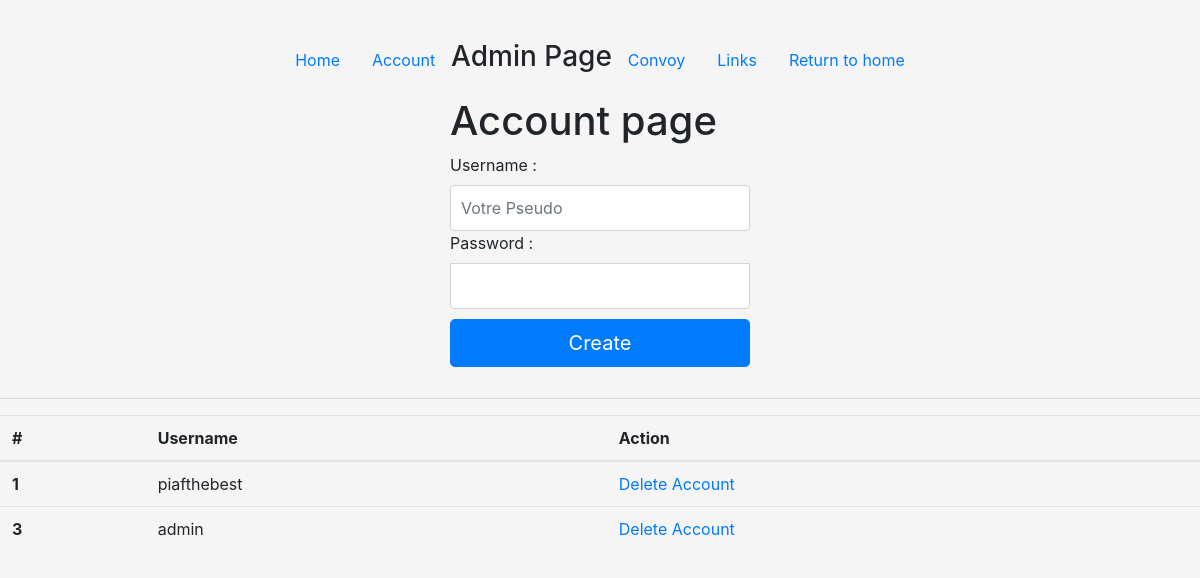
Screenshot of /admin_signin.php (signed in) with the database file from the repository.
### tables this page shows
CREATE TABLE IF NOT EXISTS `users` (
  `id` int(11) NOT NULL AUTO_INCREMENT,
  `user` varchar(255) NOT NULL,
  `pass` varchar(255) NOT NULL,
  PRIMARY KEY (`id`)
);

### admin_signin.php (the view, shortened to what this page needs)
<?php
if(!(isset($_SESSION['id']))){
    header('Location: index.php');
}else{
$bdd = new PDO('mysql:host=localhost;dbname=convoyManager;charset=utf8', 'root', '');
$accounts = $bdd->query('SELECT * FROM users');
?>
<html>
    <head>
        <link rel="stylesheet" href="https://stackpath.bootstrapcdn.com/bootstrap/4.3.1/css/bootstrap.min.css">
        <link rel="stylesheet" href="css/login.css" >
    </head>
    <body>
        <header>
            <ul class="nav justify-content-center">
              <li class="nav-item">
                <a class="nav-link active" href="admin.php">Home</a>
              </li>
              <li class="nav-item">
                <a class="nav-link" href="#">Account</a>
              </li>
              <li class="nav-item">
              <li class="nav-item">
                    <h3>Admin Page</h3>
              </li>
                <a class="nav-link" href="admin_convoy.php">Convoy</a>
              </li>
                <a class="nav-link" href="admin_links.php">Links</a>
              <li class="nav-item">
                <a class="nav-link" href="index.php">Return to home</a>
              </li>
            </ul>
        </header>
        <form method="post" class="form-signin">
            <h1>Account page</h1>
            <label>Username :</label><input type="text" class="form-control" name="login" placeholder="Votre Pseudo" required autofocus/>
            <label>Password :</label><input type="password"  class="form-control" name="pass" required/>
            <input type="submit" class="btn btn-lg btn-primary btn-block" name="logb" value="Create" />
        </form>
        <hr />
        <table class="table">
              <thead>
                <tr>
                  <th scope="col">#</th>
                  <th scope="col">Username</th>
                  <th scope="col">Action</th>
                </tr>
              </thead>
              <tbody>
        <?php
            while($data = $accounts->fetch()){
        ?>
                <tr>
                  <th scope="row"><?php echo $data['id']; ?></th>
                  <td><?php echo $data['user']; ?></td>
                  <td><a href="delete_user.php?id=<?php echo $data['id']; ?>">Delete Account</a></td>
                </tr>
        <?php
            }
        ?>
                  </tbody>
            </table>
    </body>
</html>
<?php
}
?>

### css/login.css (style rules this page uses)
html, body { height: 100%; }
body { padding-top: 40px; padding-bottom: 40px; background-color: #f5f5f5; }
.form-signin { width: 100%; max-width: 330px; padding: 15px; margin: 0 auto; }
.form-signin .form-control { position: relative; box-sizing: border-box; height: auto; padding: 10px; font-size: 16px; }
.form-signin input[type="password"] { margin-bottom: 10px; border-top-left-radius: 0; border-top-right-radius: 0; }

### rows the page displays
users: id "1", user "piafthebest"
users: id "3", user "admin"
